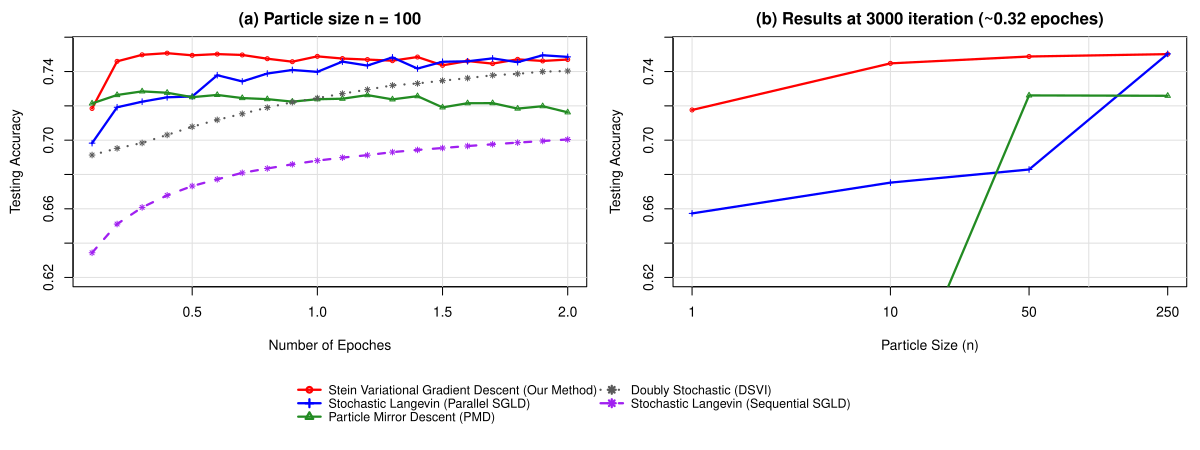

Source code (R):
## SVGD logistic regression on Covertype
##
## Compares SVGD with several particle and stochastic-gradient baselines on a
## binary Covertype classification task.
##
## Data note:
## The package ships a 5,000-row preprocessed Covertype excerpt for a
## CRAN-sized replication run. The complete LIBSVM Covertype data source is:
## https://www.csie.ntu.edu.tw/~cjlin/libsvmtools/datasets/binary/covtype.libsvm.binary.scale.bz2
## The dense RDS file used below is derived from that LIBSVM source.

## ------------------------------------------------------------------
## Data preparation
## ------------------------------------------------------------------

args <- commandArgs(trailingOnly = FALSE)
file_arg <- grep("^--file=", args, value = TRUE)
replication_dir <- if (length(file_arg)) {
  normalizePath(dirname(sub("^--file=", "", file_arg[[1L]])), mustWork = FALSE)
} else if (dir.exists(file.path("inst", "replication"))) {
  normalizePath(file.path("inst", "replication"), mustWork = FALSE)
} else {
  normalizePath(".", mustWork = FALSE)
}
repo_root <- normalizePath(file.path(replication_dir, "..", ".."), mustWork = FALSE)
if (dir.exists(file.path(repo_root, "R"))) {
  setwd(repo_root)
}
suppressPackageStartupMessages(library(steinsampling))

load_covtype <- function(path) {
  dat <- readRDS(path)
  X <- as.matrix(dat$X)
  y <- as.numeric(dat$y)
  y[y == 0 | y == 2] <- -1
  X <- cbind(X, intercept = 1)
  storage.mode(X) <- "double"
  list(X = X, y = y)
}

init_particles <- function(n, d, a0, b0, weight_scale = 1) {
  alpha <- pmax(rgamma(n, shape = a0, scale = b0), 1e-12)
  w <- matrix(rnorm(n * d), n, d) * sqrt(1 / alpha) * weight_scale
  cbind(w, log_alpha = log(alpha))
}

## ------------------------------------------------------------------
## Model helpers
## ------------------------------------------------------------------

sigmoid <- function(z) {
  out <- z
  pos <- z >= 0
  out[pos] <- 1 / (1 + exp(-z[pos]))
  ez <- exp(z[!pos])
  out[!pos] <- ez / (1 + ez)
  out
}

log_sigmoid <- function(z) -log1p(exp(-abs(z))) + pmin(z, 0)

logsumexp <- function(x) {
  m <- max(x)
  if (!is.finite(m)) {
    return(m)
  }
  m + log(sum(exp(x - m)))
}

lr_score <- function(theta, X, y, batch_size, a0, b0) {
  theta <- as.matrix(theta)
  n <- nrow(X)
  if (batch_size < n) {
    idx <- sample.int(n, batch_size)
    Xb <- X[idx, , drop = FALSE]
    yb <- y[idx]
  } else {
    Xb <- X
    yb <- y
  }

  m <- nrow(Xb)
  d <- ncol(X)
  w <- theta[, seq_len(d), drop = FALSE]
  log_alpha <- pmax(pmin(theta[, d + 1L], 30), -30)
  alpha <- exp(log_alpha)

  p1 <- sigmoid(Xb %*% t(w))
  y01 <- (yb + 1) / 2
  dw <- t(matrix(y01, m, nrow(theta)) - p1) %*% Xb
  dw <- dw * n / m - w * alpha
  dlog_alpha <- d / 2 - (alpha / 2) * rowSums(w * w) + (a0 - 1) - b0 * alpha + 1
  cbind(dw, dlog_alpha)
}

score_particles <- function(theta, X, y, weights = NULL, chunk = 20000L) {
  theta <- as.matrix(theta)
  d <- ncol(X)
  w <- if (ncol(theta) == d + 1L) theta[, seq_len(d), drop = FALSE] else theta
  weights <- if (is.null(weights)) rep(1 / nrow(w), nrow(w)) else weights / sum(weights)

  prob <- numeric(nrow(X))
  start <- 1L
  while (start <= nrow(X)) {
    end <- min(nrow(X), start + chunk - 1L)
    idx <- start:end
    prob[idx] <- as.numeric(sigmoid((X[idx, , drop = FALSE] %*% t(w)) * y[idx]) %*% weights)
    start <- end + 1L
  }
  prob <- pmin(pmax(prob, 1e-12), 1 - 1e-12)
  c(accuracy = mean(prob > 0.5), loglik = mean(log(prob)))
}

result_row <- function(trial, panel, method, x, n_particles, score) {
  data.frame(
    trial = trial,
    panel = panel,
    method = method,
    x = x,
    particle_size = n_particles,
    accuracy = unname(score["accuracy"]),
    loglik = unname(score["loglik"])
  )
}

run_svgd <- function(theta0, Xtr, ytr, Xts, yts, iters, xvals, n_particles,
                     trial, panel, batch_size, stepsize, alpha, a0, b0, chunk) {
  fit <- svgd(kernel = stein_kernel(type = "gaussian_rbf"))$update(
    x0 = theta0,
    lnprob = function(theta) lr_score(theta, Xtr, ytr, batch_size, a0, b0),
    n_iter = max(iters),
    stepsize = stepsize,
    alpha = alpha,
    trace_iters = iters
  )
  out <- vector("list", length(iters))
  for (j in seq_along(iters)) {
    theta <- fit$trace[[as.character(iters[[j]])]]
    out[[j]] <- result_row(
      trial, panel, "svgd", xvals[[j]], n_particles,
      score_particles(theta, Xts, yts, chunk = chunk)
    )
  }
  out
}

sgld_eps <- function(iter, a, decay) a / ((iter + 1)^decay)

run_parallel_sgld <- function(theta0, Xtr, ytr, Xts, yts, iters, xvals,
                              n_particles, trial, panel, batch_size, a, decay,
                              grad_scale, a0, b0, chunk) {
  theta <- theta0
  out <- list()
  trace_pos <- match(seq_len(max(iters)), iters, nomatch = 0L)
  for (iter in seq_len(max(iters))) {
    eps <- sgld_eps(iter, a, decay)
    theta <- theta +
      0.5 * eps * grad_scale * lr_score(theta, Xtr, ytr, batch_size, a0, b0) +
      matrix(rnorm(length(theta), sd = sqrt(eps)), nrow(theta), ncol(theta))
    pos <- trace_pos[[iter]]
    if (pos > 0L) {
      out[[length(out) + 1L]] <- result_row(
        trial, panel, "parallel_sgld", xvals[[pos]], n_particles,
        score_particles(theta, Xts, yts, chunk = chunk)
      )
    }
  }
  out
}

run_sequential_sgld <- function(theta0, Xtr, ytr, Xts, yts, iters, xvals,
                                n_particles, trial, panel, batch_size, a, decay,
                                grad_scale, average_last, a0, b0, chunk) {
  theta <- theta0
  buffer <- matrix(NA_real_, average_last, ncol(theta0))
  out <- list()
  trace_pos <- match(seq_len(max(iters)), iters, nomatch = 0L)
  for (iter in seq_len(max(iters))) {
    eps <- sgld_eps(iter, a, decay)
    theta <- theta +
      0.5 * eps * grad_scale * lr_score(theta, Xtr, ytr, batch_size, a0, b0) +
      matrix(rnorm(length(theta), sd = sqrt(eps)), nrow(theta), ncol(theta))
    buffer[((iter - 1L) %% average_last) + 1L, ] <- theta
    pos <- trace_pos[[iter]]
    if (pos > 0L) {
      keep <- buffer[stats::complete.cases(buffer), , drop = FALSE]
      out[[length(out) + 1L]] <- result_row(
        trial, panel, "sequential_sgld", xvals[[pos]], n_particles,
        score_particles(keep, Xts, yts, chunk = chunk)
      )
    }
  }
  out
}

median_sqdist <- function(theta) {
  if (nrow(theta) < 2L) {
    return(1)
  }
  out <- stats::median(as.numeric(stats::dist(theta))^2)
  if (!is.finite(out) || out <= 0) 1e-5 else out
}

pmd_log_prior <- function(theta, d, a0, b0) {
  w <- theta[, seq_len(d), drop = FALSE]
  log_alpha <- pmax(pmin(theta[, d + 1L], 30), -30)
  alpha <- exp(log_alpha)
  d / 2 * log_alpha - alpha / 2 * rowSums(w * w) + (a0 - 1) * log_alpha - b0 * alpha + log_alpha
}

pmd_log_lik <- function(theta, X, y) {
  d <- ncol(X)
  colSums(log_sigmoid((X %*% t(theta[, seq_len(d), drop = FALSE])) * y))
}

pmd_log_kde <- function(theta, centers, weights, h) {
  sq <- compute_cross_squared_distance(theta, centers)
  log_w <- log(pmax(weights, 1e-300))
  apply(-sq / h, 1L, function(v) logsumexp(log_w + v))
}

run_pmd <- function(theta0, Xtr, ytr, Xts, yts, iters, xvals, n_particles,
                    trial, panel, batch_size, a, bandwidth_scale, a0, b0, chunk) {
  centers <- theta0
  weights <- rep(1 / nrow(theta0), nrow(theta0))
  n_train <- nrow(Xtr)
  d <- ncol(Xtr)
  out <- list()
  trace_pos <- match(seq_len(max(iters)), iters, nomatch = 0L)
  for (iter in seq_len(max(iters))) {
    h <- max(bandwidth_scale * median_sqdist(centers), 1e-8)
    idx <- sample.int(nrow(centers), nrow(centers), replace = TRUE, prob = weights)
    theta <- centers[idx, , drop = FALSE] + matrix(rnorm(length(centers), sd = sqrt(h / 2)), nrow(centers), ncol(centers))
    theta[, d + 1L] <- pmax(pmin(theta[, d + 1L], 30), -30)

    bid <- if (batch_size < n_train) sample.int(n_train, batch_size) else seq_len(n_train)
    Xb <- Xtr[bid, , drop = FALSE]
    yb <- ytr[bid]
    log_post <- pmd_log_prior(theta, d, a0, b0) + n_train / nrow(Xb) * pmd_log_lik(theta, Xb, yb)
    gamma <- a / n_train / (100 + sqrt(iter))
    log_weights <- gamma * (log_post - pmd_log_kde(theta, centers, weights, h))
    log_weights <- log_weights - logsumexp(log_weights)
    centers <- theta
    weights <- exp(log_weights)

    pos <- trace_pos[[iter]]
    if (pos > 0L) {
      out[[length(out) + 1L]] <- result_row(
        trial, panel, "pmd", xvals[[pos]], n_particles,
        score_particles(centers, Xts, yts, weights = weights, chunk = chunk)
      )
    }
  }
  out
}

run_dsvi <- function(Xtr, ytr, Xts, yts, iters, xvals, n_particles, trial,
                     panel, batch_size, lr, decay, stage_iter, chunk) {
  n <- nrow(Xtr)
  d <- ncol(Xtr)
  mu <- numeric(d)
  C <- rep(0.1, d)
  y01_all <- (ytr + 1) / 2
  out <- list()
  trace_pos <- match(seq_len(max(iters)), iters, nomatch = 0L)
  for (iter in seq_len(max(iters))) {
    if (stage_iter > 0L && iter > 1L && (iter - 1L) %% stage_iter == 0L) lr <- decay * lr
    idx <- if (batch_size < n) sample.int(n, batch_size) else seq_len(n)
    Xb <- Xtr[idx, , drop = FALSE]
    z <- rnorm(d)
    theta <- C * z + mu
    dg <- as.numeric(n / length(idx) * crossprod(Xb, y01_all[idx] - sigmoid(drop(Xb %*% theta))))
    C2 <- C * C
    Cmu <- C2 + mu * mu
    mu <- mu + lr * (dg - mu / Cmu)
    C <- pmax(C + 0.1 * lr * (dg * z + 1 / C - C / Cmu), 1e-4)
    pos <- trace_pos[[iter]]
    if (pos > 0L) {
      out[[length(out) + 1L]] <- result_row(
        trial, panel, "dsvi", xvals[[pos]], n_particles,
        score_particles(matrix(mu, nrow = 1), Xts, yts, chunk = chunk)
      )
    }
  }
  out
}

summarise_results <- function(raw) {
  aggregate(cbind(accuracy, loglik) ~ panel + method + x + particle_size, raw, mean)
}

plot_figure3 <- function(summary_df, output_pdf, epoch_particles, panel_b_iter, batch_size, n_train) {
  labels <- c(
    svgd = "Stein Variational Gradient Descent (Our Method)",
    parallel_sgld = "Stochastic Langevin (Parallel SGLD)",
    pmd = "Particle Mirror Descent (PMD)",
    dsvi = "Doubly Stochastic (DSVI)",
    sequential_sgld = "Stochastic Langevin (Sequential SGLD)"
  )
  colors <- c(
    svgd = "red", parallel_sgld = "blue", pmd = "forestgreen",
    dsvi = "gray35", sequential_sgld = "purple"
  )
  ltys <- c(svgd = 1, parallel_sgld = 1, pmd = 1, dsvi = 3, sequential_sgld = 2)
  pchs <- c(svgd = 1, parallel_sgld = 3, pmd = 2, dsvi = 8, sequential_sgld = 8)
  methods <- names(labels)
  present <- methods[methods %in% unique(summary_df$method)]
  ylim <- c(0.62, 0.755)

  pdf(output_pdf, width = 12, height = 4.5, useDingbats = FALSE)
  on.exit(dev.off(), add = TRUE)
  layout(matrix(c(1, 2, 3, 3), nrow = 2, byrow = TRUE), heights = c(4, 1.05))

  epoch_df <- summary_df[summary_df$panel == "epochs", , drop = FALSE]
  par(mar = c(4.2, 4.4, 2.2, 0.8), xpd = FALSE)
  plot(NA, NA,
    xlim = range(epoch_df$x), ylim = ylim, xlab = "Number of Epoches",
    ylab = "Testing Accuracy", main = sprintf("(a) Particle size n = %d", epoch_particles)
  )
  grid(col = "gray88", lty = 1)
  for (m in present) {
    d <- epoch_df[epoch_df$method == m, , drop = FALSE]
    d <- d[order(d$x), , drop = FALSE]
    lines(d$x, d$accuracy, col = colors[[m]], lty = ltys[[m]], lwd = 2.2)
    points(d$x, d$accuracy, col = colors[[m]], pch = pchs[[m]], cex = 0.65)
  }

  size_df <- summary_df[summary_df$panel == "particles", , drop = FALSE]
  x_vals <- sort(unique(size_df$particle_size))
  par(mar = c(4.2, 4.4, 2.2, 0.8), xpd = FALSE)
  plot(NA, NA,
    xlim = range(x_vals), ylim = ylim, log = "x", xaxt = "n",
    xlab = "Particle Size (n)", ylab = "Testing Accuracy",
    main = sprintf(
      "(b) Results at %d iteration (~%.2f epoches)",
      panel_b_iter, panel_b_iter * batch_size / n_train
    )
  )
  axis(1, at = x_vals, labels = x_vals)
  grid(col = "gray88", lty = 1)
  for (m in present) {
    d <- size_df[size_df$method == m, , drop = FALSE]
    if (nrow(d) == 0L) next
    d <- d[order(d$particle_size), , drop = FALSE]
    lines(d$particle_size, d$accuracy, col = colors[[m]], lty = ltys[[m]], lwd = 2.2)
    points(d$particle_size, d$accuracy, col = colors[[m]], pch = pchs[[m]], cex = 0.65)
  }

  par(mar = c(0, 0, 0, 0), xpd = NA)
  plot.new()
  legend("center",
    legend = labels[present], col = colors[present], lty = ltys[present],
    pch = pchs[present], lwd = 2.2, bty = "n", ncol = 2, cex = 0.9,
    x.intersp = 0.7, y.intersp = 0.9
  )
}

## ------------------------------------------------------------------
## Run experiments
## ------------------------------------------------------------------

cfg <- list(
  seed = 20240630L,
  data_path = file.path(replication_dir, "data", "covtype", "covtype.libsvm.binary.scale.bz2.dense.rds"),
  output_pdf = file.path(replication_dir, "svgd_logistic_covtype.pdf"),
  # Full replication: trials = 50L,
  trials = 1L,
  train_ratio = 0.8,
  batch_size = 50L,
  # Full replication: epoch_grid = seq(0.1, 2, by = 0.1),
  epoch_grid = c(0.05, 0.1),
  # Full replication: epoch_particles = 100L,
  epoch_particles = 10L,
  # Full replication: particle_grid = c(1L, 10L, 50L, 250L),
  particle_grid = c(1L, 5L),
  # Full replication: panel_b_iter = 3000L,
  panel_b_iter = 5L,
  a0 = 1,
  b0 = 0.01,
  svgd_stepsize = 0.05,
  svgd_alpha = 0.9,
  parallel_sgld_a = 0.1,
  sequential_sgld_a = 2e-4,
  sgld_decay = 0.55,
  sequential_sgld_decay = 0.75,
  sequential_average_last = 100L,
  sequential_scale_particles = 1L,
  pmd_a = 5000,
  pmd_bandwidth_scale = 0.002,
  dsvi_lr = 0.05,
  dsvi_decay = 0.95,
  dsvi_stage_iter = 5000L,
  chunk = 20000L,
  # Full replication: cores = max(1L, min(4L, parallel::detectCores() - 1L))
  cores = 1L
)

dat <- load_covtype(cfg$data_path)
message(sprintf("Using %d worker(s)", cfg$cores))

trial_results <- parallel::mclapply(seq_len(cfg$trials), function(trial) {
  raw <- list()
  set.seed(cfg$seed + trial - 1L)
  n_total <- nrow(dat$X)
  train_idx <- sample.int(n_total, round(cfg$train_ratio * n_total))
  test_idx <- setdiff(seq_len(n_total), train_idx)
  Xtr <- dat$X[train_idx, , drop = FALSE]
  ytr <- dat$y[train_idx]
  Xts <- dat$X[test_idx, , drop = FALSE]
  yts <- dat$y[test_idx]
  n_train <- nrow(Xtr)
  epoch_iters <- pmax(1L, unique(as.integer(round(cfg$epoch_grid * n_train / cfg$batch_size))))
  epoch_x <- epoch_iters * cfg$batch_size / n_train
  fixed_iter <- cfg$panel_b_iter
  fixed_x <- fixed_iter * cfg$batch_size / n_train

  message(sprintf("Trial %d/%d", trial, cfg$trials))
  theta_epoch <- init_particles(cfg$epoch_particles, ncol(Xtr), cfg$a0, cfg$b0)
  theta_epoch_pmd <- init_particles(cfg$epoch_particles, ncol(Xtr), cfg$a0, cfg$b0, weight_scale = 0.1)
  theta_seq <- init_particles(1L, ncol(Xtr), cfg$a0, cfg$b0)

  raw <- c(raw, run_svgd(
    theta_epoch, Xtr, ytr, Xts, yts, epoch_iters, epoch_x,
    cfg$epoch_particles, trial, "epochs", cfg$batch_size,
    cfg$svgd_stepsize, cfg$svgd_alpha, cfg$a0, cfg$b0, cfg$chunk
  ))
  raw <- c(raw, run_parallel_sgld(
    theta_epoch, Xtr, ytr, Xts, yts, epoch_iters,
    epoch_x, cfg$epoch_particles, trial, "epochs",
    cfg$batch_size, cfg$parallel_sgld_a, cfg$sgld_decay,
    1 / cfg$epoch_particles, cfg$a0, cfg$b0, cfg$chunk
  ))
  raw <- c(raw, run_pmd(
    theta_epoch_pmd, Xtr, ytr, Xts, yts, epoch_iters, epoch_x,
    cfg$epoch_particles, trial, "epochs", cfg$batch_size,
    cfg$pmd_a, cfg$pmd_bandwidth_scale, cfg$a0, cfg$b0, cfg$chunk
  ))
  raw <- c(raw, run_dsvi(
    Xtr, ytr, Xts, yts, epoch_iters, epoch_x, cfg$epoch_particles,
    trial, "epochs", cfg$batch_size, cfg$dsvi_lr / n_train,
    cfg$dsvi_decay, cfg$dsvi_stage_iter, cfg$chunk
  ))
  raw <- c(raw, run_sequential_sgld(
    theta_seq, Xtr, ytr, Xts, yts, epoch_iters,
    epoch_x, cfg$epoch_particles, trial, "epochs",
    cfg$batch_size, cfg$sequential_sgld_a, cfg$sequential_sgld_decay,
    1 / cfg$sequential_scale_particles,
    cfg$sequential_average_last, cfg$a0, cfg$b0, cfg$chunk
  ))

  for (n_particles in cfg$particle_grid) {
    theta0 <- init_particles(n_particles, ncol(Xtr), cfg$a0, cfg$b0)
    theta0_pmd <- init_particles(n_particles, ncol(Xtr), cfg$a0, cfg$b0, weight_scale = 0.1)
    raw <- c(raw, run_svgd(
      theta0, Xtr, ytr, Xts, yts, fixed_iter, n_particles,
      n_particles, trial, "particles", cfg$batch_size,
      cfg$svgd_stepsize, cfg$svgd_alpha, cfg$a0, cfg$b0, cfg$chunk
    ))
    raw <- c(raw, run_parallel_sgld(
      theta0, Xtr, ytr, Xts, yts, fixed_iter, n_particles,
      n_particles, trial, "particles", cfg$batch_size,
      cfg$parallel_sgld_a, cfg$sgld_decay, 1 / n_particles,
      cfg$a0, cfg$b0, cfg$chunk
    ))
    raw <- c(raw, run_pmd(
      theta0_pmd, Xtr, ytr, Xts, yts, fixed_iter, n_particles,
      n_particles, trial, "particles", cfg$batch_size,
      cfg$pmd_a, cfg$pmd_bandwidth_scale, cfg$a0, cfg$b0, cfg$chunk
    ))
  }
  raw
}, mc.cores = cfg$cores, mc.preschedule = FALSE)

raw <- do.call(c, trial_results)
raw <- do.call(rbind, raw)
plot_figure3(
  summarise_results(raw), cfg$output_pdf, cfg$epoch_particles,
  cfg$panel_b_iter, cfg$batch_size, round(cfg$train_ratio * nrow(dat$X))
)
message("Wrote figure: ", cfg$output_pdf)
